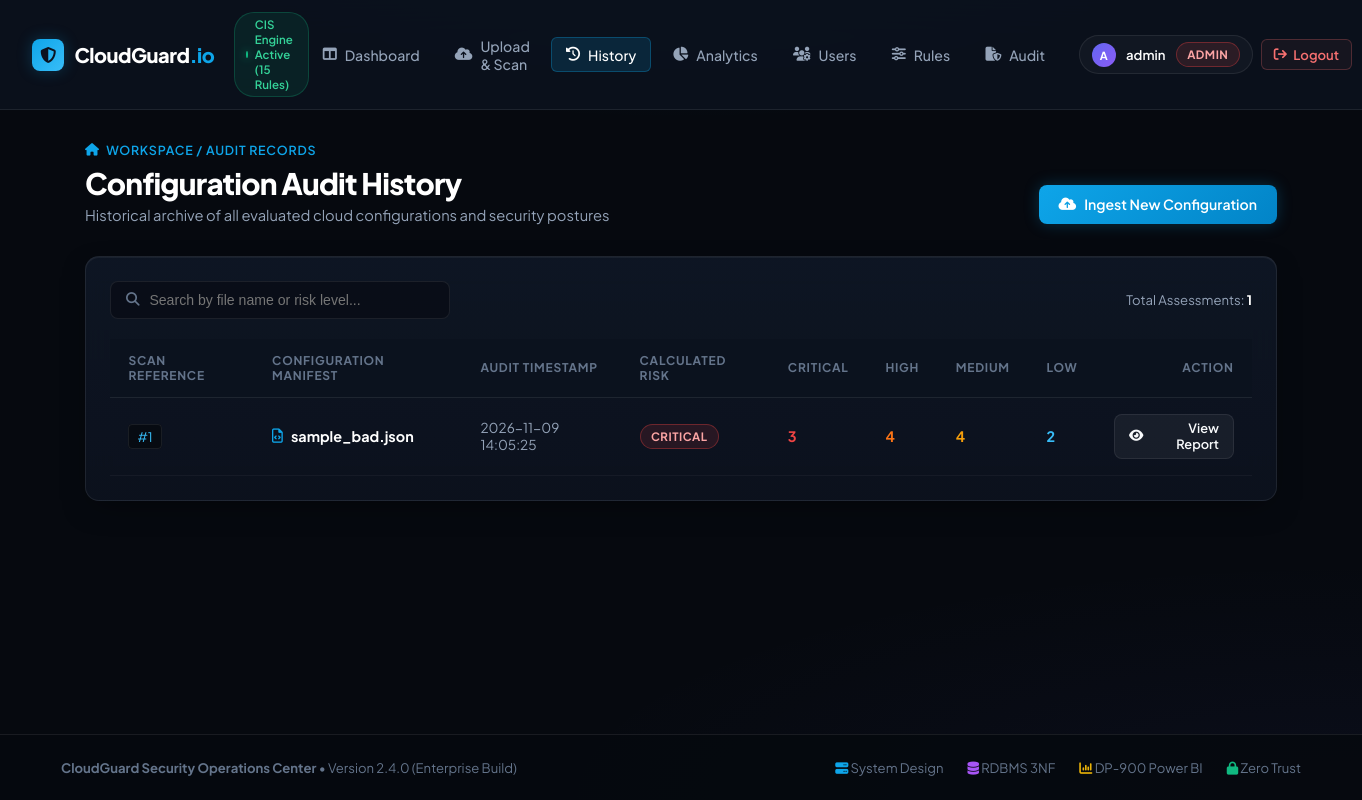
Screenshot of /scan/history (signed in) with the database file from the repository.
### tables this page shows
CREATE TABLE scans (
    scan_id INTEGER PRIMARY KEY AUTOINCREMENT,
    user_id INTEGER REFERENCES users(user_id),
    filename TEXT NOT NULL,
    scanned_at DATETIME DEFAULT CURRENT_TIMESTAMP,
    total_findings INTEGER DEFAULT 0,
    critical_count INTEGER DEFAULT 0,
    high_count INTEGER DEFAULT 0,
    medium_count INTEGER DEFAULT 0,
    low_count INTEGER DEFAULT 0,
    risk_score TEXT,
    status TEXT DEFAULT 'completed'
);

### routes/scans.py (the view)
@scans_bp.route("/scan/history")
@login_required
def history():
    db = get_db()
    uid = session["user_id"]
    scans = db.execute(
        "SELECT * FROM scans WHERE user_id = ? ORDER BY scanned_at DESC", (uid,)
    ).fetchall()
    return render_template("history.html", scans=scans)

### models/db.py (called while the page is built)
def get_db():
    if "db" not in g:
        g.db = sqlite3.connect(current_app.config["DATABASE"])
        g.db.row_factory = sqlite3.Row
        g.db.execute("PRAGMA foreign_keys = ON")
    return g.db

### routes/auth.py (called while the page is built)
def login_required(f):
    @wraps(f)
    def wrapper(*args, **kwargs):
        if "user_id" not in session:
            flash("Please log in first.", "warning")
            return redirect(url_for("auth.login"))
        return f(*args, **kwargs)
    return wrapper

### templates/history.html (shortened to what this page needs)
{% extends "base.html" %}
{% block content %}
<div class="page-hero">
    <div>
        <div class="breadcrumb">
            <i class="fa-solid fa-house"></i> Workspace / Audit Records
        </div>
        <h1 class="page-title">Configuration Audit History</h1>
        <p class="page-subtitle">Historical archive of all evaluated cloud configurations and security postures</p>
    </div>
    <a href="{{ url_for('scans.upload') }}" class="btn-action btn-azure">
        <i class="fa-solid fa-cloud-arrow-up"></i> Ingest New Configuration
    </a>
</div>
<div class="glass-card">
    <div style="display: flex; justify-content: space-between; align-items: center; margin-bottom: 1.25rem; flex-wrap: wrap; gap: 1rem;">
        <div style="position: relative; width: 340px;">
            <i class="fa-solid fa-magnifying-glass" style="position: absolute; left: 1rem; top: 50%; transform: translateY(-50%); color: var(--text-tertiary); font-size: 0.85rem;"></i>
            <input type="text" id="historySearch" placeholder="Search by file name or risk level..." style="width: 100%; padding: 0.65rem 1rem 0.65rem 2.4rem; background: rgba(0,0,0,0.3); border: 1px solid var(--border); border-radius: 8px; color: #fff; font-size: 0.88rem; outline: none;" onkeyup="filterTable()">
        </div>
        <div style="font-size: 0.82rem; color: var(--text-secondary);">
            Total Assessments: <strong style="color: #fff;">{{ scans|length }}</strong>
        </div>
    </div>
    {% if scans %}
    <div class="table-shell">
        <table class="enterprise-table" id="scansTable">
            <thead>
                <tr>
                    <th>Scan Reference</th>
                    <th>Configuration Manifest</th>
                    <th>Audit Timestamp</th>
                    <th>Calculated Risk</th>
                    <th>Critical</th>
                    <th>High</th>
                    <th>Medium</th>
                    <th>Low</th>
                    <th style="text-align: right;">Action</th>
                </tr>
            </thead>
            <tbody>
                {% for s in scans %}
                <tr>
                    <td><span class="code-pill">#{{ s['scan_id'] }}</span></td>
                    <td>
                        <strong style="color: #fff; display: flex; align-items: center; gap: 0.5rem;">
                            <i class="fa-regular fa-file-code" style="color: var(--azure);"></i>
                            {{ s['filename'] }}
                        </strong>
                    </td>
                    <td style="color: var(--text-secondary); font-size: 0.85rem;">
                        {{ s['scanned_at'][:19] }}
                    </td>
                    <td>
                        <span class="status-pill pill-{{ s['risk_score']|lower }}">
                            {{ s['risk_score'] }}
                        </span>
                    </td>
                    <td style="color: var(--critical); font-weight: 700;">{{ s['critical_count'] }}</td>
                    <td style="color: var(--high); font-weight: 700;">{{ s['high_count'] }}</td>
                    <td style="color: var(--medium); font-weight: 700;">{{ s['medium_count'] }}</td>
                    <td style="color: var(--low); font-weight: 700;">{{ s['low_count'] }}</td>
                    <td style="text-align: right;">
                        <a href="{{ url_for('scans.results', scan_id=s['scan_id']) }}" class="btn-action btn-ghost" style="padding: 0.35rem 0.85rem; font-size: 0.8rem;">
                            <i class="fa-solid fa-eye"></i> View Report
                        </a>
                    </td>
                </tr>
                {% endfor %}
            </tbody>
        </table>
    </div>
    {% endif %}
</div>
{% endblock %}

### static/css/style.css (style rules this page uses)
:root { --bg-base: #06090f; --bg-surface: #0c121e; --bg-card: rgba(16, 24, 39, 0.75); --bg-card-hover: rgba(24, 36, 58, 0.85); --border: rgba(255, 255, 255, 0.08); --border-hover: rgba(14, 165, 233, 0.4); --text-primary: #f8fafc; --text-secondary: #94a3b8; --text-tertiary: #64748b; --azure: #0ea5e9; --azure-glow: rgba(14, 165, 233, 0.25); --azure-dark: #0369a1; --critical: #ef4444; --critical-glow: rgba(239, 68, 68, 0.2); --critical-bg: rgba(239, 68, 68, 0.12); --high: #f97316; --high-glow: rgba(249, 115, 22, 0.2); --high-bg: rgba(249, 115, 22, 0.12); --medium: #f59e0b; --medium-glow: rgba(245, 158, 11, 0.2); --medium-bg: rgba(245, 158, 11, 0.12); --low: #38bdf8; --low-glow: rgba(56, 189, 248, 0.2); --low-bg: rgba(56, 189, 248, 0.12); --clean: #10b981; --clean-glow: rgba(16, 185, 129, 0.2); --clean-bg: rgba(16, 185, 129, 0.12); }
* { box-sizing: border-box; margin: 0; padding: 0; }
body { font-family: 'Plus Jakarta Sans', -apple-system, BlinkMacSystemFont, sans-serif; background-color: var(--bg-base); background-image: radial-gradient(ellipse 80% 50% at 50% -20%, rgba(14, 165, 233, 0.12), transparent 70%), radial-gradient(ellipse 60% 30% at 100% 100%, rgba(99, 102, 241, 0.05), transparent); background-attachment: fixed; color: var(--text-primary); min-height: 100vh; display: flex; flex-direction: column; -webkit-font-smoothing: antialiased; }
.page-hero { display: flex; justify-content: space-between; align-items: flex-end; margin-bottom: 2rem; flex-wrap: wrap; gap: 1.25rem; }
.breadcrumb { font-size: 0.78rem; color: var(--azure); font-weight: 600; text-transform: uppercase; letter-spacing: 0.75px; margin-bottom: 0.35rem; display: flex; align-items: center; gap: 0.4rem; }
.page-title { font-size: 1.85rem; font-weight: 800; color: #fff; letter-spacing: -0.75px; }
.page-subtitle { font-size: 0.92rem; color: var(--text-secondary); margin-top: 0.25rem; }
.glass-card { background: linear-gradient(180deg, rgba(16, 24, 39, 0.85) 0%, rgba(12, 18, 30, 0.95) 100%); backdrop-filter: blur(16px); border: 1px solid var(--border); border-radius: 14px; padding: 1.5rem; margin-bottom: 1.5rem; box-shadow: 0 10px 30px -10px rgba(0, 0, 0, 0.5), inset 0 1px 0 rgba(255, 255, 255, 0.05); transition: border-color 0.2s ease, box-shadow 0.2s ease; }
.btn-action { display: inline-flex; align-items: center; gap: 0.5rem; padding: 0.65rem 1.25rem; border-radius: 8px; font-size: 0.88rem; font-weight: 600; cursor: pointer; text-decoration: none; border: none; transition: all 0.2s cubic-bezier(0.4, 0, 0.2, 1); }
.btn-azure { background: linear-gradient(135deg, #0ea5e9 0%, #0284c7 100%); color: #fff; box-shadow: 0 0 15px var(--azure-glow); }
.btn-ghost { background: rgba(255, 255, 255, 0.05); border: 1px solid var(--border); color: var(--text-primary); }
.status-pill { display: inline-flex; align-items: center; gap: 0.35rem; padding: 0.25rem 0.65rem; border-radius: 20px; font-size: 0.72rem; font-weight: 700; text-transform: uppercase; letter-spacing: 0.5px; }
.pill-critical { background: var(--critical-bg); color: #fca5a5; border: 1px solid rgba(239, 68, 68, 0.35); }
.table-shell { overflow-x: auto; }
table.enterprise-table { width: 100%; border-collapse: separate; border-spacing: 0; }
table.enterprise-table th { background: rgba(12, 18, 30, 0.9); color: var(--text-tertiary); font-size: 0.75rem; font-weight: 700; text-transform: uppercase; letter-spacing: 0.75px; padding: 0.85rem 1.15rem; border-bottom: 1px solid var(--border); text-align: left; }
table.enterprise-table td { padding: 1rem 1.15rem; border-bottom: 1px solid rgba(255, 255, 255, 0.04); font-size: 0.9rem; vertical-align: middle; }
.code-pill { background: rgba(0, 0, 0, 0.4); border: 1px solid rgba(255, 255, 255, 0.08); padding: 0.2rem 0.5rem; border-radius: 4px; color: #38bdf8; font-size: 0.82rem; }

### rows the page displays
scans: scan_id "1", filename "sample_bad.json", scanned_at "2026-11-09 14:05:25", risk_score "CRITICAL", critical_count "3", high_count "4", medium_count "4", low_count "2"

### other values shown
{{ session.get('email', 'U')[0]|upper }} "A"
{{ session.get('email', '').split('@')[0] }} "admin"
{{ session.get('role') }} "ADMIN"
{{ scans|length }} "1"
